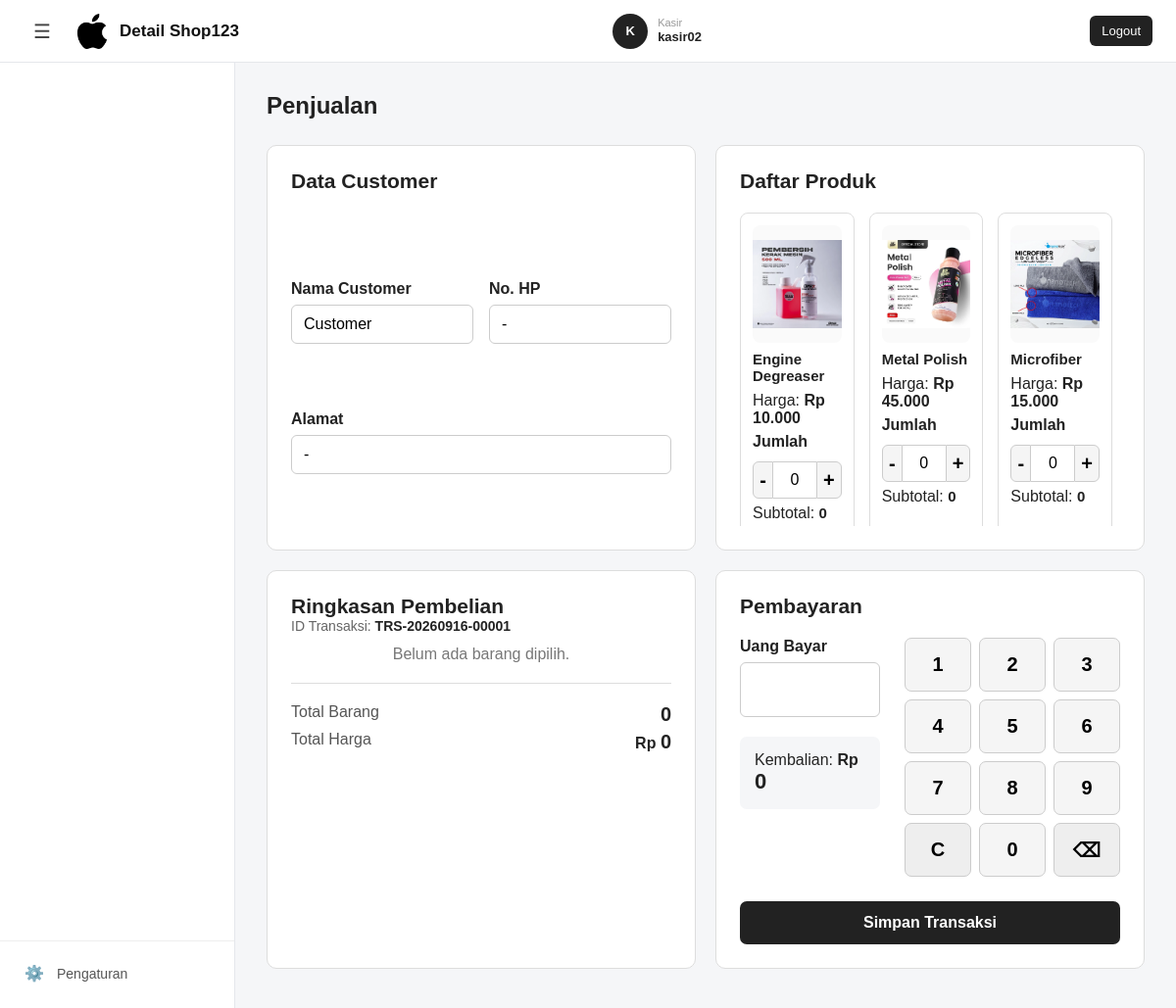
Screenshot of /kasir/ (signed in) with the database file from the repository.
### tables this page shows
CREATE TABLE IF NOT EXISTS `toko` (
  `id` int NOT NULL AUTO_INCREMENT,
  `nama_toko` varchar(60) NOT NULL,
  `no_hp_toko` varchar(20) NOT NULL,
  `alamat_toko` varchar(255) NOT NULL,
  `logo_toko` varchar(255) NOT NULL,
  PRIMARY KEY (`id`)
);

CREATE TABLE IF NOT EXISTS `barang` (
  `id` int NOT NULL AUTO_INCREMENT,
  `nama_barang` varchar(60) NOT NULL,
  `harga_barang` int NOT NULL DEFAULT (0),
  `stok` int NOT NULL,
  `gambar` varchar(255) DEFAULT NULL,
  PRIMARY KEY (`id`)
);

### functions.php (called while the page is built, shortened)
<?php
$conn = mysqli_connect("localhost", "root", "", "transaksi");
mysqli_set_charset($conn, "utf8mb4");
function sudahLogin()
{
    return isset($_SESSION['user']);
}
function getDataHalamanKasir()
{
    $barang = getBarang();
    $kasir = getKasirByUserId($_SESSION['user']['id']);
    return ['success' => true, 'error' => '', 'barang' => $barang, 'id_kasir' => (int) $kasir['id'], 'nama_kasir' => $kasir['nama_kasir'], 'id_transaksi_display' => generateIdTransaksi()];
}
function query($sql)
{
    global $conn;
    $result = mysqli_query($conn, $sql);
    $rows = [];
    while ($row = mysqli_fetch_assoc($result)) {
        $rows[] = $row;
    }
    return $rows;
}
function getKasirByUserId($user_id)
{
    global $conn;
    $stmt = mysqli_prepare(
        $conn,
        "SELECT *
         FROM kasir
         WHERE id_users = ?
         LIMIT 1"
    );
    mysqli_stmt_bind_param(
        $stmt,
        "i",
        $user_id
    );
    mysqli_stmt_execute($stmt);
    $result = mysqli_stmt_get_result($stmt);
    $kasir = mysqli_fetch_assoc($result);
    return $kasir;
}
function generateIdTransaksi($tanggal = null)
{
    global $conn;
    if ($tanggal === null) {
        $tanggal = date('Y-m-d');
    }
    $stmt = mysqli_prepare(
        $conn,
        "SELECT MAX(CAST(RIGHT(kode_transaksi, 5) AS UNSIGNED)) AS nomor_terakhir FROM transaksi WHERE DATE(tanggal) = ? AND kode_transaksi IS NOT NULL AND kode_transaksi <> ''"
    );
    mysqli_stmt_bind_param($stmt, "s", $tanggal);
    if (!mysqli_stmt_execute($stmt)) {
        $error = mysqli_error($conn);
        mysqli_stmt_close($stmt);
        throw new Exception(
            "Gagal mengambil nomor transaksi: "
            . $error
        );
    }
    $result = mysqli_stmt_get_result($stmt);
    $data = mysqli_fetch_assoc($result);
    $nomor_terakhir = (int) ($data['nomor_terakhir'] ?? 0);
    $nomor_baru = $nomor_terakhir + 1;
    return 'TRS-' . date('Ymd', strtotime($tanggal)) . '-' . str_pad($nomor_baru, 5, '0', STR_PAD_LEFT);
}
function getBarang()
{
    return query(
        "SELECT *
         FROM barang
         ORDER BY nama_barang ASC"
    );
}
function getToko()
{
    global $conn;
    $result = mysqli_query($conn, "SELECT * FROM toko LIMIT 1");
    return mysqli_fetch_assoc($result);
}

### kasir/index.php (the view, shortened to what this page needs)
<?php
require_once '../functions.php';
$dataKasir = getDataHalamanKasir();
$barang = $dataKasir['barang'];
$id_transaksi_display = $dataKasir['id_transaksi_display'];
?>
<!DOCTYPE html>
<html lang="id">
<head>
    <link rel="stylesheet" href="../css/layout.css">
    <link rel="stylesheet" href="../css/kasir.css">
</head>
<body>
    <?php include '../components/navbar.php'; ?>
    <?php include '../components/sidebar.php'; ?>
    <div class="page-content">
        <header class="page-header">
            <h1>Penjualan</h1>
        </header>
        <main class="page-main">
            <form action="struk.php" method="POST" id="formTransaksi">
                <section class="panel-customer">
                    <h2>Data Customer</h2>
                    <div>
                        <label for="nama_customer">Nama Customer</label>
                        <input type="text" name="nama_customer" id="nama_customer" value="Customer" required>
                    </div>
                    <div>
                        <label for="no_hp_customer">No. HP</label>
                        <input type="text" name="no_hp_customer" id="no_hp_customer" value="-">
                    </div>
                    <div class="field-alamat">
                        <label for="alamat_customer">Alamat</label>
                        <input type="text" name="alamat_customer" id="alamat_customer" value="-" placeholder="Masukkan alamat customer">
                    </div>
                </section>
                <section class="panel-produk">
                    <h2>Daftar Produk</h2>
                    <div class="barang-list">
                        <?php if (empty($barang)): ?>
                            <p>Belum ada produk yang tersedia.</p>
                        <?php else: ?>
                            <?php foreach ($barang as $b): ?>
                                <article class="barang" data-id="<?= $b['id']; ?>" data-harga="<?= $b['harga_barang']; ?>" data-stok="<?= $b['stok']; ?>">
                                    <img src="../img/<?= htmlspecialchars($b['gambar']); ?>" alt="<?= htmlspecialchars($b['nama_barang']); ?>">
                                    <div class="barang-info">
                                        <h3><?= htmlspecialchars($b['nama_barang']); ?></h3>
                                        <p>Harga:
                                            <strong>
                                                Rp <?= number_format($b['harga_barang'], 0, ',', '.'); ?>
                                            </strong>
                                        </p>
                                        <label for="jumlah_<?= $b['id']; ?>">Jumlah</label>
                                        <div class="jumlah-control">
                                            <button type="button" class="btn-jumlah btn-minus" data-target="jumlah_<?= $b['id']; ?>">
                                                -
                                            </button>
                                            <input type="number" id="jumlah_<?= $b['id']; ?>" class="jumlah-input" min="0" max="<?= $b['stok']; ?>" value="0">
                                            <button type="button" class="btn-jumlah btn-plus" data-target="jumlah_<?= $b['id']; ?>">
                                                +
                                            </button>
                                        </div>
                                        <p>Subtotal:
                                            <strong class="subtotal">0</strong>
                                        </p>
                                    </div>
                                </article>
                            <?php endforeach; ?>
                        <?php endif; ?>
                    </div>
                </section>
                <section class="panel-ringkasan">
                    <h2>Ringkasan Pembelian</h2>
                    <p class="id-transaksi">ID Transaksi: <strong><?= htmlspecialchars($id_transaksi_display); ?></strong></p>
                    <div class="ringkasan-barang" id="ringkasanBarang">
                        <p class="ringkasan-kosong">Belum ada barang dipilih.</p>
                    </div>
                    <dl>
                        <dt>
                            Total Barang
                        </dt>
                        <dd>
                            <strong id="totalBarang">0</strong>
                        </dd>
                        <dt>
                            Total Harga
                        </dt>
                        <dd>
                            <strong>Rp
                                <span id="totalHarga">
                                    0
                                </span>
                            </strong>
                        </dd>
                    </dl>
                </section>
                <section class="panel-pembayaran">
                    <h2>Pembayaran</h2>
                    <div class="pembayaran-layout">
                        <div class="input-pembayaran">
                            <label for="uang_bayar">Uang Bayar</label>
                            <input type="number" name="uang_bayar" id="uang_bayar" min="0" required autocomplete="off">
                            <div class="kembalian">
                                <p>Kembalian:
                                    <strong>Rp
                                        <span id="uangKembali">0</span>
                                    </strong>
                                </p>
                            </div>
                        </div>
                        <div class="numpad">
                            <button type="button" class="numpad-btn" data-number="1">
                                1
                            </button>
                            <button type="button" class="numpad-btn" data-number="2">
                                2
                            </button>
                            <button type="button" class="numpad-btn" data-number="3">
                                3
                            </button>
                            <button type="button" class="numpad-btn" data-number="4">
                                4
                            </button>
                            <button type="button" class="numpad-btn" data-number="5">
                                5
                            </button>
                            <button type="button" class="numpad-btn" data-number="6">
                                6
                            </button>
                            <button type="button" class="numpad-btn" data-number="7">
                                7
                            </button>
                            <button type="button" class="numpad-btn" data-number="8">
                                8
                            </button>
                            <button type="button" class="numpad-btn" data-number="9">
                                9
                            </button>
                            <button type="button" class="numpad-btn numpad-clear">
                                C
                            </button>
                            <button type="button" class="numpad-btn" data-number="0">
                                0
                            </button>
                            <button type="button" class="numpad-btn numpad-backspace">
                                ⌫
                            </button>
                        </div>
                    </div>
                    <button type="submit" class="btn-simpan-transaksi">
                        Simpan Transaksi
                    </button>
                </section>
            </form>
        </main>
    </div>
</body>
</html>

### components/navbar.php
<?php
require_once __DIR__ . '/../functions.php';
$toko = getToko();
$nama_toko = $toko['nama_toko'] ?? 'Transaksi';
$logo_toko = $toko['logo_toko'] ?? '';
?>
<header class="navbar">
    <div class="navbar-left">
        <button
            type="button"
            class="menu-toggle"
            id="menuToggle"
            aria-label="Toggle sidebar"
        >
            ☰
        </button>
        <a class="brand">
            <?php if (!empty($logo_toko)): ?>
                <img src="/img/<?= htmlspecialchars($logo_toko); ?>" alt="Logo <?= htmlspecialchars($nama_toko); ?>" class="brand-logo">
            <?php else: ?>
                <span class="brand-logo-fallback">
                    T
                </span>
            <?php endif; ?>
            <span class="brand-text">
                <?= htmlspecialchars($nama_toko); ?>
            </span>
        </a>
    </div>
    <div class="navbar-right">
        <div class="kasir-profile">
            <div class="kasir-avatar">
                <?= strtoupper(substr($_SESSION['user']['username'], 0, 1)) ?>
            </div>
            <div class="kasir-info">
                <span class="kasir-label">
                    <?= ucfirst($_SESSION['user']['role']) ?>
                </span>
                <span class="kasir-name">
                    <?= htmlspecialchars($_SESSION['user']['username']) ?>
                </span>
            </div>
        </div>
    </div>
    <a href="/logout.php" class="logout-button">Logout</a>
</header>

### css/layout.css (style rules this page uses)
* { box-sizing: border-box; }
html, body { margin: 0; padding: 0; }
body { font-family: Arial, Helvetica, sans-serif; background: #f5f6f8; color: #222; }
.navbar { position: fixed; top: 0; left: 0; right: 0; width: 100%; height: 64px; display: flex; align-items: center; justify-content: space-between; padding: 0 24px; background: #ffffff; border-bottom: 1px solid #e5e7eb; z-index: 1000; position: fixed !important; }
.navbar-left { display: flex; align-items: center; gap: 14px; }
.menu-toggle { width: 38px !important; height: 38px; display: flex; align-items: center; justify-content: center; padding: 0 !important; border: none; border-radius: 7px; background: transparent !important; color: #444 !important; font-size: 20px !important; cursor: pointer; }
.brand { display: flex; align-items: center; gap: 10px; color: #222; text-decoration: none; }
.brand-text { font-size: 18px; font-weight: 700; }
.navbar-right { display: flex; align-items: center; }
.kasir-profile { display: flex; align-items: center; gap: 10px; }
.kasir-avatar { width: 36px; height: 36px; display: flex; align-items: center; justify-content: center; border-radius: 50%; background: #222; color: #fff; font-size: 13px; font-weight: 700; }
.kasir-info { display: flex; flex-direction: column; line-height: 1.2; }
.kasir-label { color: #999; font-size: 11px; }
.kasir-name { color: #222; font-size: 13px; font-weight: 600; }
.page-content { min-height: 100vh; margin-left: 240px; padding-top: 64px; transition: margin-left 0.25s ease; }
.logout-button { margin-left: 15px; padding: 8px 12px; border-radius: 6px; background: #222; color: #fff; text-decoration: none; font-size: 13px; }
.brand { display: flex; align-items: center; gap: 10px; text-decoration: none; color: #111; }
.brand-logo { width: 36px; height: 36px; object-fit: contain; border-radius: 6px; }
.brand-text { font-size: 17px; font-weight: 700; }
.page-header { padding: 30px 32px 20px; }
.page-header h1 { margin: 0 0 6px; font-size: 24px; font-weight: 700; color: #222; }
.page-main { padding: 0 32px 40px; }

### rows the page displays
toko: logo_toko (picture), nama_toko "Detail Shop123"
barang: gambar (picture), nama_barang "Engine Degreaser", harga_barang "10.000"
barang: gambar (picture), nama_barang "Metal Polish", harga_barang "45.000"
barang: gambar (picture), nama_barang "Microfiber", harga_barang "15.000"

### other values shown
substr($_SESSION['user']['username'], 0, 1) "K"
$_SESSION['user']['role'] "Kasir"
$_SESSION['user']['username'] "kasir02"
$id_transaksi_display "TRS-20260916-00001"
